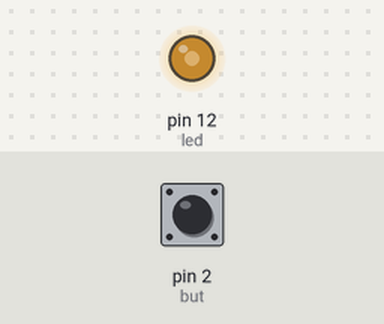
A sketch run on a simulated Arduino Uno, built with avr-gcc and run on an emulated ATmega328P. Shown: output pins drawn as LEDs (lit = HIGH). Inputs (shaded band) come from the test bench; at power-on: pin 2 (but) LOW.

Above: at 1.2 s.
1.3 s: pin 2 (but) pulled HIGH for 0.15 s
At 1.5 s:
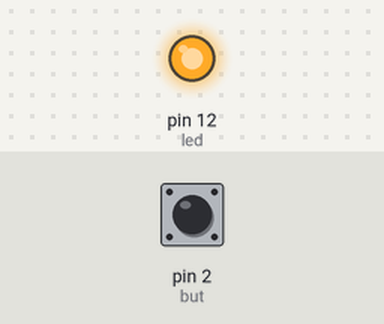
At 2.03 s:
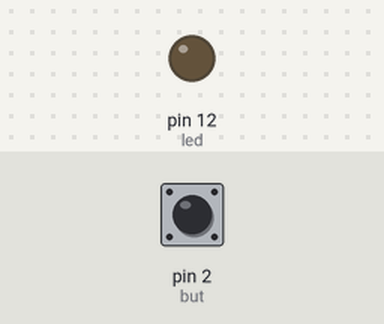
Timing chart, 0 to 10.3 s (numbered marks = the images above; inputs shaded):
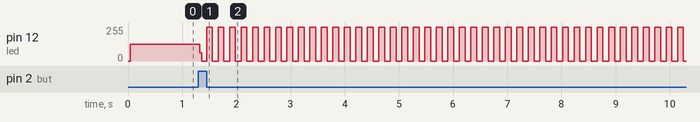

Measured:
- after the input at 1.3 s, pin 12 (led): 127/255 → 63/255 at once, then repeats every 0.20 s: 0/255 0.09 s, 255/255 0.11 s

The sketch:

4.ino
```cpp
int led=12;
int but=2;
bool stat=false;
int tm=0;
unsigned long long time_=0;

void F2()
{
  tm=0;
  delay(50);
  if (digitalRead(but))
  {
    while (digitalRead(but))
    {
      tm++;
      delay(1);
    }
  }
}

void setup() {
  // put your setup code here, to run once:
  pinMode(led,OUTPUT);
  pinMode(but,INPUT);
  attachInterrupt(0,F2,RISING);
}

void loop() {
  // put your main code here, to run repeatedly:
  if (time_+tm/2<=millis())
  {
    digitalWrite(led,stat);
    stat=!stat;
    time_=millis();
  }
}
```
